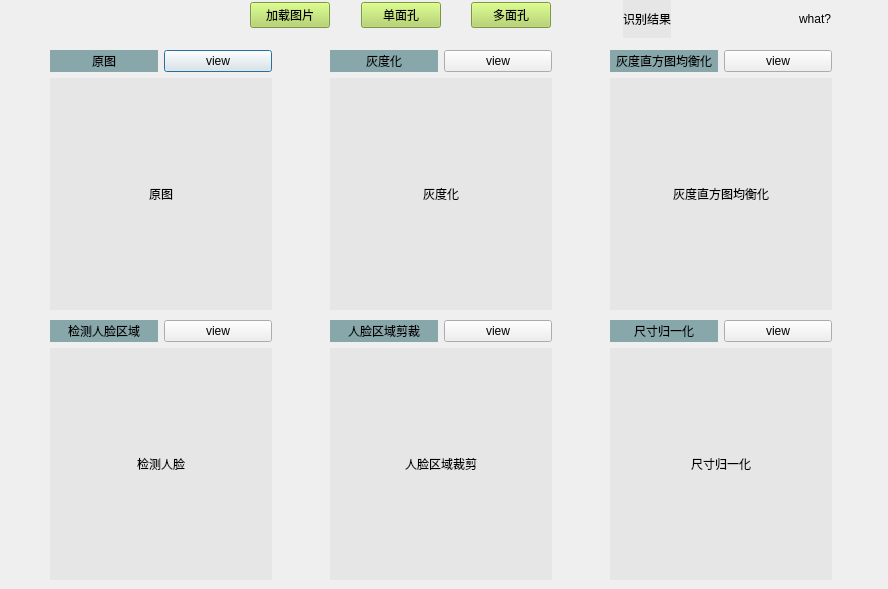
<?xml version="1.0" encoding="UTF-8"?>
<ui version="4.0">
 <class>DemoLBPStaticImage</class>
 <widget class="QDialog" name="DemoLBPStaticImage">
  <property name="geometry">
   <rect>
    <x>0</x>
    <y>0</y>
    <width>888</width>
    <height>589</height>
   </rect>
  </property>
  <property name="minimumSize">
   <size>
    <width>888</width>
    <height>589</height>
   </size>
  </property>
  <property name="windowTitle">
   <string>LBP-静态图像分析演示</string>
  </property>
  <property name="windowIcon">
   <iconset resource="emotion_ai_main_window.qrc">
    <normaloff>:/EmotionAI/Resources/app1.png</normaloff>:/EmotionAI/Resources/app1.png</iconset>
  </property>
  <widget class="QWidget" name="verticalLayoutWidget">
   <property name="geometry">
    <rect>
     <x>50</x>
     <y>50</y>
     <width>222</width>
     <height>260</height>
    </rect>
   </property>
   <layout class="QGridLayout" name="gridLayout_2">
    <item row="1" column="0">
     <widget class="QLabel" name="label">
      <property name="styleSheet">
       <string notr="true">font: 75 12pt &quot;微软雅黑&quot;;
background:rgb(135, 167, 170);</string>
      </property>
      <property name="text">
       <string>原图</string>
      </property>
      <property name="alignment">
       <set>Qt::AlignCenter</set>
      </property>
     </widget>
    </item>
    <item row="1" column="1">
     <widget class="QPushButton" name="viewOriginalImageBtn">
      <property name="styleSheet">
       <string notr="true">font: 75 12pt &quot;Times New Roman&quot;;</string>
      </property>
      <property name="text">
       <string>view</string>
      </property>
      <property name="icon">
       <iconset resource="emotion_ai_main_window.qrc">
        <normaloff>:/cat/Resources/cat/catg.png</normaloff>:/cat/Resources/cat/catg.png</iconset>
      </property>
      <property name="iconSize">
       <size>
        <width>24</width>
        <height>24</height>
       </size>
      </property>
     </widget>
    </item>
    <item row="2" column="0" colspan="2">
     <widget class="QLabel" name="label_original">
      <property name="minimumSize">
       <size>
        <width>220</width>
        <height>220</height>
       </size>
      </property>
      <property name="styleSheet">
       <string notr="true">background:rgb(230, 230, 230);
font: 75 15pt &quot;微软雅黑&quot;;</string>
      </property>
      <property name="text">
       <string>原图</string>
      </property>
      <property name="alignment">
       <set>Qt::AlignCenter</set>
      </property>
     </widget>
    </item>
   </layout>
  </widget>
  <widget class="QWidget" name="verticalLayoutWidget_7">
   <property name="geometry">
    <rect>
     <x>330</x>
     <y>50</y>
     <width>222</width>
     <height>260</height>
    </rect>
   </property>
   <layout class="QGridLayout" name="gridLayout_3">
    <item row="2" column="0" colspan="2">
     <widget class="QLabel" name="label_gray">
      <property name="minimumSize">
       <size>
        <width>220</width>
        <height>220</height>
       </size>
      </property>
      <property name="styleSheet">
       <string notr="true">background:rgb(230, 230, 230);
font: 75 15pt &quot;微软雅黑&quot;;</string>
      </property>
      <property name="text">
       <string>灰度化</string>
      </property>
      <property name="alignment">
       <set>Qt::AlignCenter</set>
      </property>
     </widget>
    </item>
    <item row="1" column="1">
     <widget class="QPushButton" name="viewGrayImageBtn">
      <property name="styleSheet">
       <string notr="true">font: 75 12pt &quot;Times New Roman&quot;;</string>
      </property>
      <property name="text">
       <string>view</string>
      </property>
      <property name="icon">
       <iconset resource="emotion_ai_main_window.qrc">
        <normaloff>:/cat/Resources/cat/catg.png</normaloff>:/cat/Resources/cat/catg.png</iconset>
      </property>
      <property name="iconSize">
       <size>
        <width>24</width>
        <height>24</height>
       </size>
      </property>
     </widget>
    </item>
    <item row="1" column="0">
     <widget class="QLabel" name="label_2">
      <property name="styleSheet">
       <string notr="true">font: 75 12pt &quot;微软雅黑&quot;;
background:rgb(135, 167, 170);</string>
      </property>
      <property name="text">
       <string>灰度化</string>
      </property>
      <property name="alignment">
       <set>Qt::AlignCenter</set>
      </property>
     </widget>
    </item>
   </layout>
  </widget>
  <widget class="QWidget" name="verticalLayoutWidget_8">
   <property name="geometry">
    <rect>
     <x>610</x>
     <y>320</y>
     <width>222</width>
     <height>260</height>
    </rect>
   </property>
   <layout class="QGridLayout" name="gridLayout_5">
    <item row="0" column="1">
     <widget class="QPushButton" name="viewNormalImageBtn">
      <property name="styleSheet">
       <string notr="true">font: 75 12pt &quot;Times New Roman&quot;;</string>
      </property>
      <property name="text">
       <string>view</string>
      </property>
      <property name="icon">
       <iconset resource="emotion_ai_main_window.qrc">
        <normaloff>:/cat/Resources/cat/catg.png</normaloff>:/cat/Resources/cat/catg.png</iconset>
      </property>
      <property name="iconSize">
       <size>
        <width>24</width>
        <height>24</height>
       </size>
      </property>
     </widget>
    </item>
    <item row="0" column="0">
     <widget class="QLabel" name="label_4">
      <property name="styleSheet">
       <string notr="true">font: 75 12pt &quot;微软雅黑&quot;;
background:rgb(135, 167, 170);</string>
      </property>
      <property name="text">
       <string>尺寸归一化</string>
      </property>
      <property name="alignment">
       <set>Qt::AlignCenter</set>
      </property>
     </widget>
    </item>
    <item row="1" column="0" colspan="2">
     <widget class="QLabel" name="label_normal">
      <property name="minimumSize">
       <size>
        <width>220</width>
        <height>220</height>
       </size>
      </property>
      <property name="styleSheet">
       <string notr="true">background:rgb(230, 230, 230);
font: 75 15pt &quot;微软雅黑&quot;;</string>
      </property>
      <property name="text">
       <string>尺寸归一化</string>
      </property>
      <property name="alignment">
       <set>Qt::AlignCenter</set>
      </property>
     </widget>
    </item>
   </layout>
  </widget>
  <widget class="QWidget" name="verticalLayoutWidget_2">
   <property name="geometry">
    <rect>
     <x>50</x>
     <y>320</y>
     <width>222</width>
     <height>260</height>
    </rect>
   </property>
   <layout class="QGridLayout" name="gridLayout_6">
    <item row="0" column="0">
     <widget class="QLabel" name="label_3">
      <property name="styleSheet">
       <string notr="true">font: 75 12pt &quot;微软雅黑&quot;;
background:rgb(135, 167, 170);</string>
      </property>
      <property name="text">
       <string>检测人脸区域</string>
      </property>
      <property name="alignment">
       <set>Qt::AlignCenter</set>
      </property>
     </widget>
    </item>
    <item row="0" column="1">
     <widget class="QPushButton" name="viewFacedetectionImageBtn">
      <property name="styleSheet">
       <string notr="true">font: 75 12pt &quot;Times New Roman&quot;;</string>
      </property>
      <property name="text">
       <string>view</string>
      </property>
      <property name="icon">
       <iconset resource="emotion_ai_main_window.qrc">
        <normaloff>:/cat/Resources/cat/catg.png</normaloff>:/cat/Resources/cat/catg.png</iconset>
      </property>
      <property name="iconSize">
       <size>
        <width>24</width>
        <height>24</height>
       </size>
      </property>
     </widget>
    </item>
    <item row="1" column="0" colspan="2">
     <widget class="QLabel" name="label_facedetection">
      <property name="minimumSize">
       <size>
        <width>220</width>
        <height>220</height>
       </size>
      </property>
      <property name="styleSheet">
       <string notr="true">background:rgb(230, 230, 230);
font: 75 15pt &quot;微软雅黑&quot;;</string>
      </property>
      <property name="text">
       <string>检测人脸</string>
      </property>
      <property name="alignment">
       <set>Qt::AlignCenter</set>
      </property>
     </widget>
    </item>
   </layout>
  </widget>
  <widget class="QWidget" name="horizontalLayoutWidget">
   <property name="geometry">
    <rect>
     <x>250</x>
     <y>0</y>
     <width>301</width>
     <height>31</height>
    </rect>
   </property>
   <layout class="QHBoxLayout" name="horizontalLayout">
    <item>
     <widget class="QPushButton" name="loadImageBtn">
      <property name="styleSheet">
       <string notr="true">background:rgb(174, 212, 91);
font: 75 12pt &quot;微软雅黑&quot;;</string>
      </property>
      <property name="text">
       <string>加载图片</string>
      </property>
     </widget>
    </item>
    <item>
     <spacer name="horizontalSpacer">
      <property name="orientation">
       <enum>Qt::Horizontal</enum>
      </property>
      <property name="sizeHint" stdset="0">
       <size>
        <width>13</width>
        <height>26</height>
       </size>
      </property>
     </spacer>
    </item>
    <item>
     <widget class="QPushButton" name="runImageBtn">
      <property name="styleSheet">
       <string notr="true">background:rgb(174, 212, 91);
font: 75 12pt &quot;微软雅黑&quot;;</string>
      </property>
      <property name="text">
       <string>单面孔</string>
      </property>
     </widget>
    </item>
    <item>
     <spacer name="horizontalSpacer_2">
      <property name="orientation">
       <enum>Qt::Horizontal</enum>
      </property>
      <property name="sizeHint" stdset="0">
       <size>
        <width>13</width>
        <height>26</height>
       </size>
      </property>
     </spacer>
    </item>
    <item>
     <widget class="QPushButton" name="runImageBtn_2">
      <property name="styleSheet">
       <string notr="true">background:rgb(174, 212, 91);
font: 75 12pt &quot;微软雅黑&quot;;</string>
      </property>
      <property name="text">
       <string>多面孔</string>
      </property>
     </widget>
    </item>
   </layout>
  </widget>
  <widget class="QWidget" name="layoutWidget_3">
   <property name="geometry">
    <rect>
     <x>330</x>
     <y>320</y>
     <width>222</width>
     <height>260</height>
    </rect>
   </property>
   <layout class="QGridLayout" name="gridLayout">
    <item row="0" column="0">
     <widget class="QLabel" name="label_5">
      <property name="styleSheet">
       <string notr="true">font: 75 12pt &quot;微软雅黑&quot;;
background:rgb(135, 167, 170);</string>
      </property>
      <property name="text">
       <string>人脸区域剪裁</string>
      </property>
      <property name="alignment">
       <set>Qt::AlignCenter</set>
      </property>
     </widget>
    </item>
    <item row="0" column="1">
     <widget class="QPushButton" name="viewFacecutImageBtn">
      <property name="styleSheet">
       <string notr="true">font: 75 12pt &quot;Times New Roman&quot;;</string>
      </property>
      <property name="text">
       <string>view</string>
      </property>
      <property name="icon">
       <iconset resource="emotion_ai_main_window.qrc">
        <normaloff>:/cat/Resources/cat/catg.png</normaloff>:/cat/Resources/cat/catg.png</iconset>
      </property>
      <property name="iconSize">
       <size>
        <width>24</width>
        <height>24</height>
       </size>
      </property>
     </widget>
    </item>
    <item row="1" column="0" colspan="2">
     <widget class="QLabel" name="label_facecut">
      <property name="minimumSize">
       <size>
        <width>220</width>
        <height>220</height>
       </size>
      </property>
      <property name="styleSheet">
       <string notr="true">background:rgb(230, 230, 230);
font: 75 15pt &quot;微软雅黑&quot;;</string>
      </property>
      <property name="text">
       <string>人脸区域裁剪</string>
      </property>
      <property name="alignment">
       <set>Qt::AlignCenter</set>
      </property>
     </widget>
    </item>
   </layout>
  </widget>
  <widget class="QWidget" name="layoutWidget_2">
   <property name="geometry">
    <rect>
     <x>610</x>
     <y>50</y>
     <width>222</width>
     <height>260</height>
    </rect>
   </property>
   <layout class="QGridLayout" name="gridLayout_4">
    <item row="0" column="0">
     <widget class="QLabel" name="label_7">
      <property name="styleSheet">
       <string notr="true">font: 75 12pt &quot;微软雅黑&quot;;
background:rgb(135, 167, 170);</string>
      </property>
      <property name="text">
       <string>灰度直方图均衡化</string>
      </property>
      <property name="alignment">
       <set>Qt::AlignCenter</set>
      </property>
     </widget>
    </item>
    <item row="0" column="1">
     <widget class="QPushButton" name="viewGrayequalImageBtn">
      <property name="styleSheet">
       <string notr="true">font: 75 12pt &quot;Times New Roman&quot;;</string>
      </property>
      <property name="text">
       <string>view</string>
      </property>
      <property name="icon">
       <iconset resource="emotion_ai_main_window.qrc">
        <normaloff>:/cat/Resources/cat/catg.png</normaloff>:/cat/Resources/cat/catg.png</iconset>
      </property>
      <property name="iconSize">
       <size>
        <width>24</width>
        <height>24</height>
       </size>
      </property>
     </widget>
    </item>
    <item row="1" column="0" colspan="2">
     <widget class="QLabel" name="label_gray_equal">
      <property name="minimumSize">
       <size>
        <width>220</width>
        <height>220</height>
       </size>
      </property>
      <property name="styleSheet">
       <string notr="true">background:rgb(230, 230, 230);
font: 75 15pt &quot;微软雅黑&quot;;</string>
      </property>
      <property name="text">
       <string>灰度直方图均衡化</string>
      </property>
      <property name="alignment">
       <set>Qt::AlignCenter</set>
      </property>
     </widget>
    </item>
   </layout>
  </widget>
  <widget class="QWidget" name="gridLayoutWidget">
   <property name="geometry">
    <rect>
     <x>610</x>
     <y>0</y>
     <width>221</width>
     <height>38</height>
    </rect>
   </property>
   <layout class="QGridLayout" name="gridLayout_7">
    <item row="0" column="1">
     <widget class="QLabel" name="label_8">
      <property name="styleSheet">
       <string notr="true">background:rgb(230, 230, 230);
font: 75 12pt &quot;微软雅黑&quot;;</string>
      </property>
      <property name="text">
       <string>识别结果</string>
      </property>
      <property name="alignment">
       <set>Qt::AlignCenter</set>
      </property>
     </widget>
    </item>
    <item row="0" column="3">
     <widget class="QLabel" name="label_result">
      <property name="styleSheet">
       <string notr="true">font: 75 18pt &quot;Times New Roman&quot;;</string>
      </property>
      <property name="text">
       <string>what?</string>
      </property>
      <property name="alignment">
       <set>Qt::AlignCenter</set>
      </property>
     </widget>
    </item>
    <item row="0" column="0">
     <widget class="QLabel" name="label_6">
      <property name="text">
       <string/>
      </property>
      <property name="pixmap">
       <pixmap resource="emotion_ai_main_window.qrc">:/cat/Resources/cat/cata.png</pixmap>
      </property>
      <property name="alignment">
       <set>Qt::AlignCenter</set>
      </property>
     </widget>
    </item>
    <item row="0" column="2">
     <spacer name="horizontalSpacer_3">
      <property name="orientation">
       <enum>Qt::Horizontal</enum>
      </property>
      <property name="sizeHint" stdset="0">
       <size>
        <width>40</width>
        <height>20</height>
       </size>
      </property>
     </spacer>
    </item>
   </layout>
  </widget>
 </widget>
 <resources>
  <include location="emotion_ai_main_window.qrc"/>
 </resources>
 <connections/>
 <slots>
  <slot>OnLoadImageBtn_Click()</slot>
  <slot>OnStartImageBtn_Click()</slot>
  <slot>ViewOriginalImage_Click()</slot>
  <slot>ViewGrayImage_Click()</slot>
  <slot>ViewGrayequalImage_Click()</slot>
  <slot>ViewFacedetectionImage_Click()</slot>
  <slot>ViewFacecutImage_Click()</slot>
  <slot>ViewNormalImage_Click()</slot>
  <slot>OnMultiFaceImageBtn_Click()</slot>
 </slots>
</ui>
